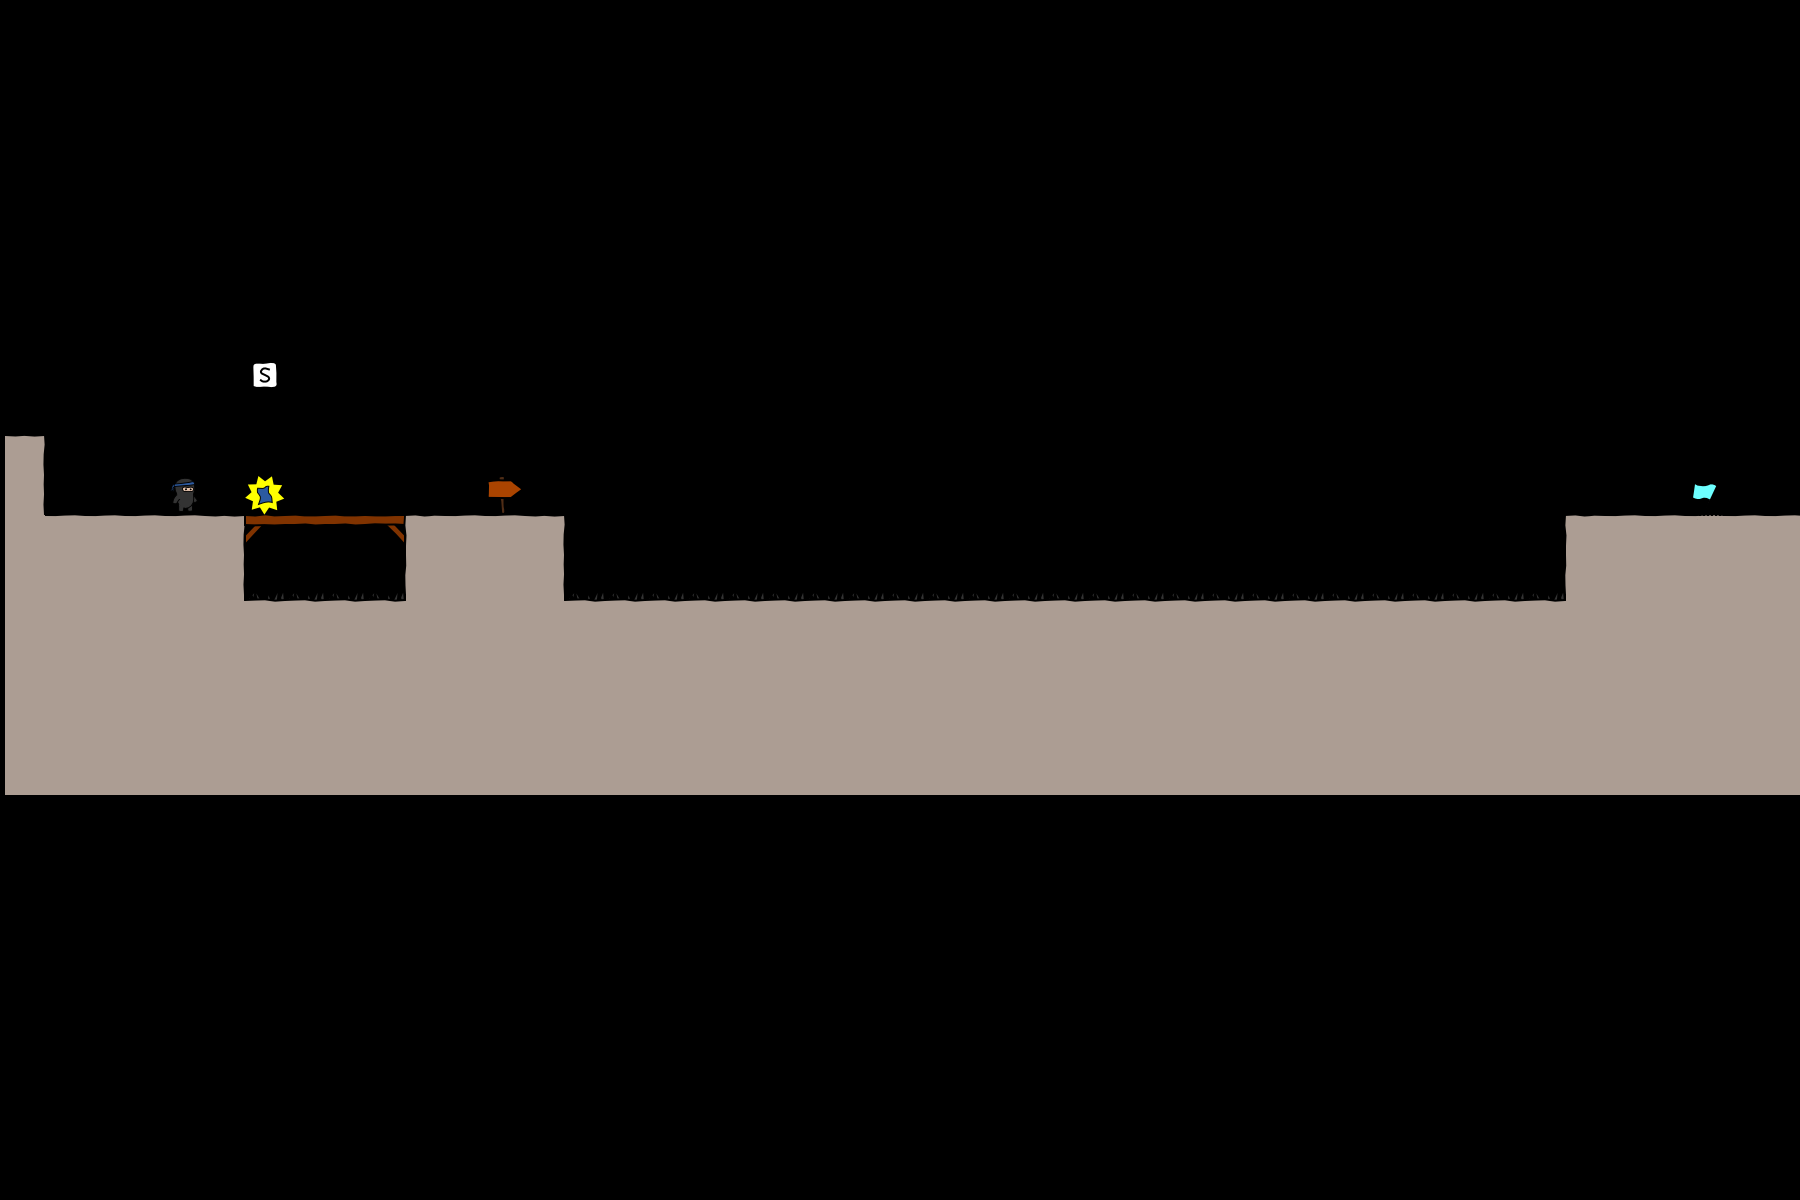

Rendered tile map (Tiled .tmx) drawn with the repository's tilesets; below, a short description and the full map source, tile grids included:
An orthogonal 45x30 tile map with 40x40 px tiles, 3 tile layers (bg, objects, fg), 2 tilesets.

<map version="1.0" orientation="orthogonal" width="45" height="30" tilewidth="40" tileheight="40">
 <tileset firstgid="1" name="world1" tilewidth="50" tileheight="50">
  <image source="world1.png" width="400" height="400" />
 </tileset>
 <tileset firstgid="65" name="objectpalette" tilewidth="50" tileheight="50">
  <image source="objectpalette.png" width="400" height="400" />
 </tileset>
 <layer name="bg" width="48" height="20">
  <data encoding="csv">  0,0,0,0,0,0,0,0,0,0,0,0,0,0,0,0,0,0,0,0,0,0,0,0,0,0,0,0,0,0,0,0,0,0,0,0,0,0,0,0,0,0,0,0,0,0,0,0,
  0,0,0,0,0,0,0,0,0,0,0,0,0,0,0,0,0,0,0,0,0,0,0,0,0,0,0,0,0,0,0,0,0,0,0,0,0,0,0,0,0,0,0,0,0,0,0,0,
  0,0,0,0,0,0,0,0,0,0,0,0,0,0,0,0,0,0,0,0,0,0,0,0,0,0,0,0,0,0,0,0,0,0,0,0,0,0,0,0,0,0,0,0,0,0,0,0,
  0,0,0,0,0,0,0,0,0,0,0,0,0,0,0,0,0,0,0,0,0,0,0,0,0,0,0,0,0,0,0,0,0,0,0,0,0,0,0,0,0,0,0,0,0,0,0,0,
  0,0,0,0,0,0,0,0,0,0,0,0,0,0,0,0,0,0,0,0,0,0,0,0,0,0,0,0,0,0,0,0,0,0,0,0,0,0,0,0,0,0,0,0,0,0,0,0,
  0,0,0,0,0,0,0,0,0,0,0,0,0,0,0,0,0,0,0,0,0,0,0,0,0,0,0,0,0,0,0,0,0,0,0,0,0,0,0,0,0,0,0,0,0,0,0,0,
  0,0,0,0,0,0,0,0,0,0,0,0,0,0,0,0,0,0,0,0,0,0,0,0,0,0,0,0,0,0,0,0,0,0,0,0,0,0,0,0,0,0,0,0,0,0,0,0,
  0,0,0,0,0,0,0,0,0,0,0,0,0,0,0,0,0,0,0,0,0,0,0,0,0,0,0,0,0,0,0,0,0,0,0,0,0,0,0,0,0,0,0,0,0,0,0,0,
  0,0,0,0,0,0,0,0,0,0,0,0,0,0,0,0,0,0,0,0,0,0,0,0,0,0,0,0,0,0,0,0,0,0,0,0,0,0,0,0,0,0,0,0,0,0,0,0,
  0,0,0,0,0,0,62,0,0,0,0,0,0,0,0,0,0,0,0,0,0,0,0,0,0,0,0,0,0,0,0,0,0,0,0,0,0,0,0,0,0,0,0,0,0,0,0,0,
  0,0,0,0,0,0,0,0,0,0,0,0,0,0,0,0,0,0,0,0,0,0,0,0,0,0,0,0,0,0,0,0,0,0,0,0,0,0,0,0,0,0,0,0,0,0,0,9,
  11,0,0,0,0,0,0,0,0,0,0,0,0,0,0,0,0,0,0,0,0,0,0,0,0,0,0,0,0,0,0,0,0,0,0,0,0,0,0,0,0,0,0,0,0,0,0,17,
  19,0,0,0,0,0,0,0,0,0,0,0,34,0,0,0,0,0,0,0,0,0,0,0,0,0,0,0,0,0,0,0,0,0,0,0,0,0,0,0,0,0,0,0,0,0,0,17,
  18,10,10,10,10,11,6,7,7,8,9,10,10,11,0,0,0,0,0,0,0,0,0,0,0,0,0,0,0,0,0,0,0,0,0,0,0,0,0,9,10,10,10,10,10,10,10,18,
  18,18,18,18,18,19,0,0,0,0,17,18,18,19,0,0,0,0,0,0,0,0,0,0,0,0,0,0,0,0,0,0,0,0,0,0,0,0,0,17,18,18,18,18,18,18,18,18,
  18,18,18,18,18,18,0,0,0,0,18,18,18,18,0,0,0,0,0,0,0,0,0,0,0,0,0,0,0,0,0,0,0,0,0,0,0,0,0,18,18,18,18,18,18,18,18,18,
  18,18,18,18,18,18,18,18,18,18,18,18,18,18,18,18,18,18,18,18,18,18,18,18,18,18,18,18,18,18,18,18,18,18,18,18,18,18,18,18,18,18,18,18,18,18,18,18,
  18,18,18,18,18,18,18,18,18,18,18,18,18,18,18,18,18,18,18,18,18,18,18,18,18,18,18,18,18,18,18,18,18,18,18,18,18,18,18,18,18,18,18,18,18,18,18,18,
  18,18,18,18,18,18,18,18,18,18,18,18,18,18,18,18,18,18,18,18,18,18,18,18,18,18,18,18,18,18,18,18,18,18,18,18,18,18,18,18,18,18,18,18,18,18,18,18,
  18,18,18,18,18,18,18,18,18,18,18,18,18,18,18,18,18,18,18,18,18,18,18,18,18,18,18,18,18,18,18,18,18,18,18,18,18,18,18,18,18,18,18,18,18,18,18,18
</data>
 </layer>
 <layer name="objects" width="48" height="20">
  <data encoding="csv">
  0,0,0,0,0,0,0,0,0,0,0,0,0,0,0,0,0,0,0,0,0,0,0,0,0,0,0,0,0,0,0,0,0,0,0,0,0,0,0,0,0,0,0,0,0,0,0,0,
  0,0,0,0,0,0,0,0,0,0,0,0,0,0,0,0,0,0,0,0,0,0,0,0,0,0,0,0,0,0,0,0,0,0,0,0,0,0,0,0,0,0,0,0,0,0,0,0,
  0,0,0,0,0,0,0,0,0,0,0,0,0,0,0,0,0,0,0,0,0,0,0,0,0,0,0,0,0,0,0,0,0,0,0,0,0,0,0,0,0,0,0,0,0,0,0,0,
  0,0,0,0,0,0,0,0,0,0,0,0,0,0,0,0,0,0,0,0,0,0,0,0,0,0,0,0,0,0,0,0,0,0,0,0,0,0,0,0,0,0,0,0,0,0,0,0,
  0,0,0,0,0,0,0,0,0,0,0,0,0,0,0,0,0,0,0,0,0,0,0,0,0,0,0,0,0,0,0,0,0,0,0,0,0,0,0,0,0,0,0,0,0,0,0,0,
  0,0,0,0,0,0,0,0,0,0,0,0,0,0,0,0,0,0,0,0,0,0,0,0,0,0,0,0,0,0,0,0,0,0,0,0,0,0,0,0,0,0,0,0,0,0,0,0,
  0,0,0,0,0,0,0,0,0,0,0,0,0,0,0,0,0,0,0,0,0,0,0,0,0,0,0,0,0,0,0,0,0,0,0,0,0,0,0,0,0,0,0,0,0,0,0,0,
  0,0,0,0,0,0,0,0,0,0,0,0,0,0,0,0,0,0,0,0,0,0,0,0,0,0,0,0,0,0,0,0,0,0,0,0,0,0,0,0,0,0,0,0,0,0,0,0,
  0,0,0,0,0,0,0,0,0,0,0,0,0,0,0,0,0,0,0,0,0,0,0,0,0,0,0,0,0,0,0,0,0,0,0,0,0,0,0,0,0,0,0,0,0,0,0,0,
  0,0,0,0,0,0,0,0,0,0,0,0,0,0,0,0,0,0,0,0,0,0,0,0,0,0,0,0,0,0,0,0,0,0,0,0,0,0,0,0,0,0,0,0,0,0,0,0,
  0,0,0,0,0,0,0,0,0,0,0,0,0,0,0,0,0,0,0,0,0,0,0,0,0,0,0,0,0,0,0,0,0,0,0,0,0,0,0,0,0,0,0,0,0,0,0,0,
  0,0,0,0,0,0,0,0,0,0,0,0,0,0,0,0,0,0,0,0,0,0,0,0,0,0,0,0,0,0,0,0,0,0,0,0,0,0,0,0,0,0,0,0,0,0,0,0,
  0,0,0,0,65,0,68,0,0,0,0,0,0,0,0,0,0,0,0,0,0,0,0,0,0,0,0,0,0,0,0,0,0,0,0,0,0,0,0,0,0,0,66,0,0,0,0,0,
  0,0,0,0,0,0,0,0,0,0,0,0,0,0,0,0,0,0,0,0,0,0,0,0,0,0,0,0,0,0,0,0,0,0,0,0,0,0,0,0,0,0,0,0,0,0,0,0,
  0,0,0,0,0,0,0,0,0,0,0,0,0,0,0,0,0,0,0,0,0,0,0,0,0,0,0,0,0,0,0,0,0,0,0,0,0,0,0,0,0,0,0,0,0,0,0,0,
  0,0,0,0,0,0,106,106,106,106,0,0,0,0,106,106,106,106,106,106,106,106,106,106,106,106,106,106,106,106,106,106,106,106,106,106,106,106,106,0,0,0,0,0,0,0,0,0,
  0,0,0,0,0,0,0,0,0,0,0,0,0,0,0,0,0,0,0,0,0,0,0,0,0,0,0,0,0,0,0,0,0,0,0,0,0,0,0,0,0,0,0,0,0,0,0,0,
  0,0,0,0,0,0,0,0,0,0,0,0,0,0,0,0,0,0,0,0,0,0,0,0,0,0,0,0,0,0,0,0,0,0,0,0,0,0,0,0,0,0,0,0,0,0,0,0,
  0,0,0,0,0,0,0,0,0,0,0,0,0,0,0,0,0,0,0,0,0,0,0,0,0,0,0,0,0,0,0,0,0,0,0,0,0,0,0,0,0,0,0,0,0,0,0,0,
  0,0,0,0,0,0,0,0,0,0,0,0,0,0,0,0,0,0,0,0,0,0,0,0,0,0,0,0,0,0,0,0,0,0,0,0,0,0,0,0,0,0,0,0,0,0,0,0
</data>
 </layer>
 <layer name="fg" width="48" height="20">
  <data encoding="csv">
  0,0,0,0,0,0,0,0,0,0,0,0,0,0,0,0,0,0,0,0,0,0,0,0,0,0,0,0,0,0,0,0,0,0,0,0,0,0,0,0,0,0,0,0,0,0,0,0,
  0,0,0,0,0,0,0,0,0,0,0,0,0,0,0,0,0,0,0,0,0,0,0,0,0,0,0,0,0,0,0,0,0,0,0,0,0,0,0,0,0,0,0,0,0,0,0,0,
  0,0,0,0,0,0,0,0,0,0,0,0,0,0,0,0,0,0,0,0,0,0,0,0,0,0,0,0,0,0,0,0,0,0,0,0,0,0,0,0,0,0,0,0,0,0,0,0,
  0,0,0,0,0,0,0,0,0,0,0,0,0,0,0,0,0,0,0,0,0,0,0,0,0,0,0,0,0,0,0,0,0,0,0,0,0,0,0,0,0,0,0,0,0,0,0,0,
  0,0,0,0,0,0,0,0,0,0,0,0,0,0,0,0,0,0,0,0,0,0,0,0,0,0,0,0,0,0,0,0,0,0,0,0,0,0,0,0,0,0,0,0,0,0,0,0,
  0,0,0,0,0,0,0,0,0,0,0,0,0,0,0,0,0,0,0,0,0,0,0,0,0,0,0,0,0,0,0,0,0,0,0,0,0,0,0,0,0,0,0,0,0,0,0,0,
  0,0,0,0,0,0,0,0,0,0,0,0,0,0,0,0,0,0,0,0,0,0,0,0,0,0,0,0,0,0,0,0,0,0,0,0,0,0,0,0,0,0,0,0,0,0,0,0,
  0,0,0,0,0,0,0,0,0,0,0,0,0,0,0,0,0,0,0,0,0,0,0,0,0,0,0,0,0,0,0,0,0,0,0,0,0,0,0,0,0,0,0,0,0,0,0,0,
  0,0,0,0,0,0,0,0,0,0,0,0,0,0,0,0,0,0,0,0,0,0,0,0,0,0,0,0,0,0,0,0,0,0,0,0,0,0,0,0,0,0,0,0,0,0,0,0,
  0,0,0,0,0,0,0,0,0,0,0,0,0,0,0,0,0,0,0,0,0,0,0,0,0,0,0,0,0,0,0,0,0,0,0,0,0,0,0,0,0,0,0,0,0,0,0,0,
  0,0,0,0,0,0,0,0,0,0,0,0,0,0,0,0,0,0,0,0,0,0,0,0,0,0,0,0,0,0,0,0,0,0,0,0,0,0,0,0,0,0,0,0,0,0,0,0,
  0,0,0,0,0,0,0,0,0,0,0,0,0,0,0,0,0,0,0,0,0,0,0,0,0,0,0,0,0,0,0,0,0,0,0,0,0,0,0,0,0,0,0,0,0,0,0,0,
  0,0,0,0,0,0,0,0,0,0,0,0,0,0,0,0,0,0,0,0,0,0,0,0,0,0,0,0,0,0,0,0,0,0,0,0,0,0,0,0,0,0,0,0,0,0,0,0,
  0,0,0,0,0,0,0,0,0,0,0,0,0,0,0,0,0,0,0,0,0,0,0,0,0,0,0,0,0,0,0,0,0,0,0,0,0,0,0,0,0,0,0,0,0,0,0,0,
  0,0,0,0,0,0,0,0,0,0,0,0,0,0,0,0,0,0,0,0,0,0,0,0,0,0,0,0,0,0,0,0,0,0,0,0,0,0,0,0,0,0,0,0,0,0,0,0,
  0,0,0,0,0,0,0,0,0,0,0,0,0,0,0,0,0,0,0,0,0,0,0,0,0,0,0,0,0,0,0,0,0,0,0,0,0,0,0,0,0,0,0,0,0,0,0,0,
  0,0,0,0,0,0,0,0,0,0,0,0,0,0,0,0,0,0,0,0,0,0,0,0,0,0,0,0,0,0,0,0,0,0,0,0,0,0,0,0,0,0,0,0,0,0,0,0,
  0,0,0,0,0,0,0,0,0,0,0,0,0,0,0,0,0,0,0,0,0,0,0,0,0,0,0,0,0,0,0,0,0,0,0,0,0,0,0,0,0,0,0,0,0,0,0,0,
  0,0,0,0,0,0,0,0,0,0,0,0,0,0,0,0,0,0,0,0,0,0,0,0,0,0,0,0,0,0,0,0,0,0,0,0,0,0,0,0,0,0,0,0,0,0,0,0,
  0,0,0,0,0,0,0,0,0,0,0,0,0,0,0,0,0,0,0,0,0,0,0,0,0,0,0,0,0,0,0,0,0,0,0,0,0,0,0,0,0,0,0,0,0,0,0,0
</data>
 </layer>
</map>
